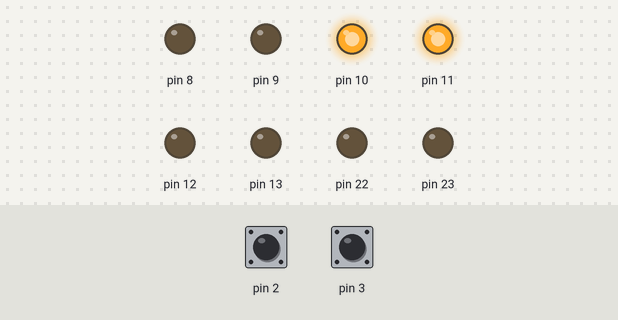
Recording of a sketch running on a simulated Arduino Uno, built with avr-gcc and run on an emulated ATmega328P. On the bench: output pins drawn as LEDs (lit = HIGH). The inputs (shaded band) are chosen by the test bench; at power-on: pin 2 HIGH, pin 3 HIGH.

Above: at 5.0 s.
5.1 s: pin 2 pulled LOW for 0.15 s
At 5.2 s:
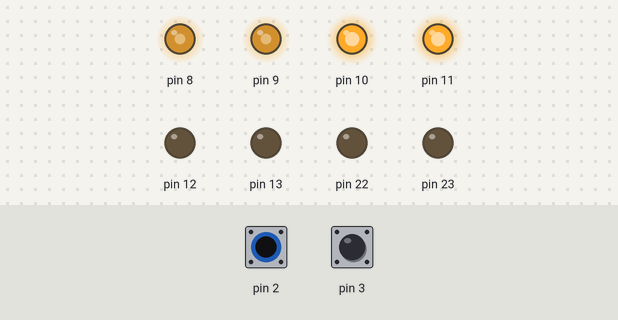
6.8 s: pin 3 pulled LOW for 0.15 s
At 7.4 s:
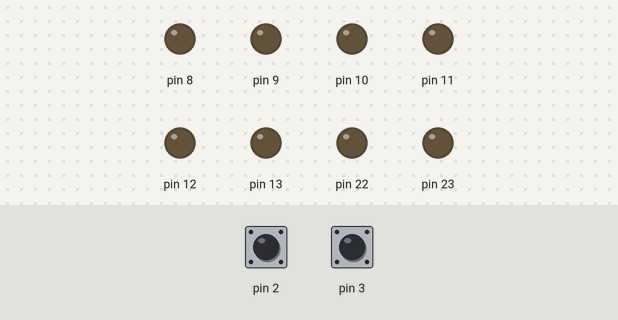
8.4 s: pin 2 pulled LOW for 1 s
At 9.2 s:
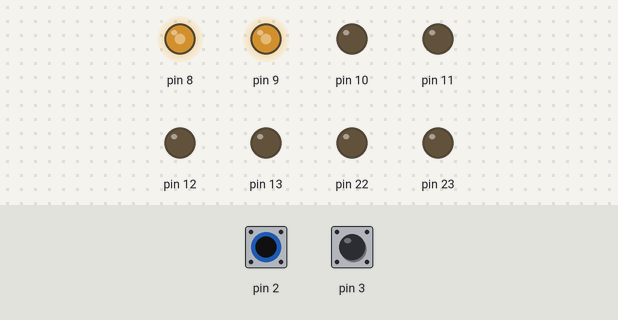
10.9 s: pin 2 pulled LOW for 0.15 s
At 12.3 s:
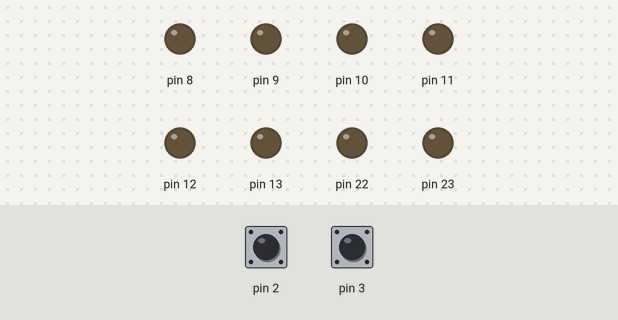
12.6 s: pin 2 pulled LOW for 3.2 s
At 13.8 s:
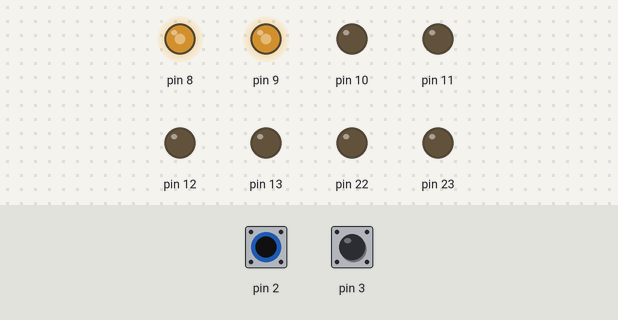
Timing chart, 0 to 17.3 s (numbered marks = the images above; inputs shaded):
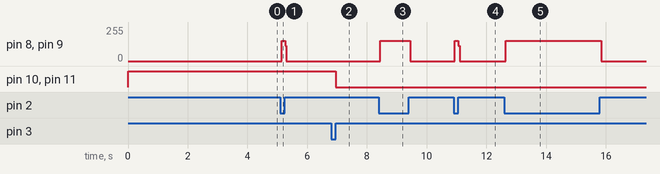

The sketch:

BASIC_INT_ARDUINO_INT0_INT1.ino
```cpp
#include <avr/io.h>
#include <avr/interrupt.h>
//external interrupt 0 = PD2

volatile unsigned int flag=0;
void init()
{
  EICRA = 1<<ISC10 | 1<<ISC11;  // rising edge will create an interrupt request
  EIMSK = (1<<INT0 | 1<<INT1); // external interrupt mask register INT0 is enabled

  sei();         //global interrupt enable
}

int main()
{
  init();
  DDRD &= ~(1<<PD2 | 1<<PD3); //input
  PORTD |= (1<<PD2 | 1<<PD3); // enable pullup resistors
  DDRB |= 0xff;

  while(1)
  {

  }
}

ISR(INT0_vect)
{
  PORTB ^= 0x03;
}

ISR(INT1_vect)
{
  PORTB ^= 0x0c;
}
```

Measured:
- after the input at 5.1 s, pin 8, pin 9: 0/255 → 153/255 at once, → 0/255 0.12 s later
- after the input at 6.8 s, pin 10, pin 11: HIGH → LOW after 0.15 s
- after the input at 8.4 s, pin 8, pin 9: 0/255 → 153/255 at once, → 0/255 1.0 s later
- after the input at 10.9 s, pin 8, pin 9: 0/255 → 153/255 at once, → 0/255 0.12 s later
- after the input at 12.6 s, pin 8, pin 9: 0/255 → 153/255 at once, → 0/255 3.2 s later
